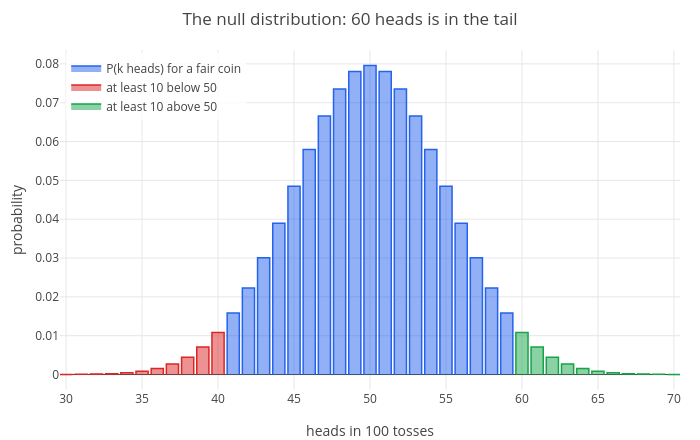

Notebook code for this chart:
### Markdown cell above
The **null hypothesis** $H_0$ is the boring explanation: here, boys and girls are equally likely. The **p-value** is
the probability, computed under $H_0$, of data at least as extreme as those observed. A small p-value means the data
would be very surprising if $H_0$ were true. By a long convention, $p < 0.05$ is called **statistically
significant**.

A less extreme example: a coin lands heads 60 times in 100 tosses. Is it fair? Under $H_0$ the number of heads is
binomial with $n = 100$, $p = 1/2$. "At least as extreme" means 60 or more heads, or (by symmetry) 40 or fewer:

### Code cell
eval(2*(1 - binocdf(59, 100, 1/2)))
k = 41:59;
low = 30:40;
high = 60:70;
p = bar(k, binopdf(k, 100, 1/2));
p = show(p, bar(low, binopdf(low, 100, 1/2)));
p = show(p, bar(high, binopdf(high, 100, 1/2)));
p = legend(p, "P(k heads) for a fair coin", "at least 10 below 50", "at least 10 above 50");
labels(title(p, "The null distribution: 60 heads is in the tail"), "heads in 100 tosses", "probability")

### Figure 1 — Plotly figure (JSON) as saved in the notebook; plotly's stock layout.template omitted (floating-point values rounded to 4 significant figures)
{"data": [{"fill": "toself", "line": {"color": "#2563eb", "width": 1.5}, "mode": "lines", "name": "P(k heads) for a fair coin", "type": "scatter", "x": [40.6, 40.6, 41.4, 41.4, null, 41.6, 41.6, 42.4, 42.4, null, 42.6, 42.6, 43.4, 43.4, null, 43.6, 43.6, 44.4, 44.4, null, 44.6, 44.6, 45.4, 45.4, null, 45.6, 45.6, 46.4, 46.4, null, 46.6, 46.6, 47.4, 47.4, null, 47.6, 47.6, 48.4, 48.4, null, 48.6, 48.6, 49.4, 49.4, null, 49.6, 49.6, 50.4, 50.4, null, 50.6, 50.6, 51.4, 51.4, null, 51.6, 51.6, 52.4, 52.4, null, 52.6, 52.6, 53.4, 53.4, null, 53.6, 53.6, 54.4, 54.4, null, 54.6, 54.6, 55.4, 55.4, null, 55.6, 55.6, 56.4, 56.4, null, 56.6, 56.6, 57.4, 57.4, null, 57.6, 57.6, 58.4, 58.4, null, 58.6, 58.6, 59.4, 59.4, null], "y": [0, 0.01587, 0.01587, 0, null, 0, 0.02229, 0.02229, 0, null, 0, 0.03007, 0.03007, 0, null, 0, 0.03895, 0.03895, 0, null, 0, 0.04847, 0.04847, 0, null, 0, 0.05796, 0.05796, 0, null, 0, 0.06659, 0.06659, 0, null, 0, 0.07353, 0.07353, 0, null, 0, 0.07803, 0.07803, 0, null, 0, 0.07959, 0.07959, 0, null, 0, 0.07803, 0.07803, 0, null, 0, 0.07353, 0.07353, 0, null, 0, 0.06659, 0.06659, 0, null, 0, 0.05796, 0.05796, 0, null, 0, 0.04847, 0.04847, 0, null, 0, 0.03895, 0.03895, 0, null, 0, 0.03007, 0.03007, 0, null, 0, 0.02229, 0.02229, 0, null, 0, 0.01587, 0.01587, 0, null]}, {"fill": "toself", "line": {"color": "#dc2626", "width": 1.5}, "mode": "lines", "name": "at least 10 below 50", "type": "scatter", "x": [29.6, 29.6, 30.4, 30.4, null, 30.6, 30.6, 31.4, 31.4, null, 31.6, 31.6, 32.4, 32.4, null, 32.6, 32.6, 33.4, 33.4, null, 33.6, 33.6, 34.4, 34.4, null, 34.6, 34.6, 35.4, 35.4, null, 35.6, 35.6, 36.4, 36.4, null, 36.6, 36.6, 37.4, 37.4, null, 37.6, 37.6, 38.4, 38.4, null, 38.6, 38.6, 39.4, 39.4, null, 39.6, 39.6, 40.4, 40.4, null], "y": [0, 2.317e-05, 2.317e-05, 0, null, 0, 5.232e-05, 5.232e-05, 0, null, 0, 0.0001128, 0.0001128, 0, null, 0, 0.0002325, 0.0002325, 0, null, 0, 0.0004581, 0.0004581, 0, null, 0, 0.0008639, 0.0008639, 0, null, 0, 0.00156, 0.00156, 0, null, 0, 0.002698, 0.002698, 0, null, 0, 0.004473, 0.004473, 0, null, 0, 0.007111, 0.007111, 0, null, 0, 0.01084, 0.01084, 0, null]}, {"fill": "toself", "line": {"color": "#16a34a", "width": 1.5}, "mode": "lines", "name": "at least 10 above 50", "type": "scatter", "x": [59.6, 59.6, 60.4, 60.4, null, 60.6, 60.6, 61.4, 61.4, null, 61.6, 61.6, 62.4, 62.4, null, 62.6, 62.6, 63.4, 63.4, null, 63.6, 63.6, 64.4, 64.4, null, 64.6, 64.6, 65.4, 65.4, null, 65.6, 65.6, 66.4, 66.4, null, 66.6, 66.6, 67.4, 67.4, null, 67.6, 67.6, 68.4, 68.4, null, 68.6, 68.6, 69.4, 69.4, null, 69.6, 69.6, 70.4, 70.4, null], "y": [0, 0.01084, 0.01084, 0, null, 0, 0.007111, 0.007111, 0, null, 0, 0.004473, 0.004473, 0, null, 0, 0.002698, 0.002698, 0, null, 0, 0.00156, 0.00156, 0, null, 0, 0.0008639, 0.0008639, 0, null, 0, 0.0004581, 0.0004581, 0, null, 0, 0.0002325, 0.0002325, 0, null, 0, 0.0001128, 0.0001128, 0, null, 0, 5.232e-05, 5.232e-05, 0, null, 0, 2.317e-05, 2.317e-05, 0, null]}], "layout": {"height": 440, "legend": {"bgcolor": "rgba(255,255,255,0.8)", "x": 0.01, "xanchor": "left", "y": 0.99, "yanchor": "top"}, "margin": {"b": 50, "l": 60, "r": 20, "t": 50}, "showlegend": true, "title": {"text": "The null distribution: 60 heads is in the tail"}, "width": 700, "xaxis": {"range": [29.6, 70.4], "title": {"text": "heads in 100 tosses"}, "zeroline": true}, "yaxis": {"range": [-0.003979, 0.08357], "title": {"text": "probability"}, "zeroline": true}}}
